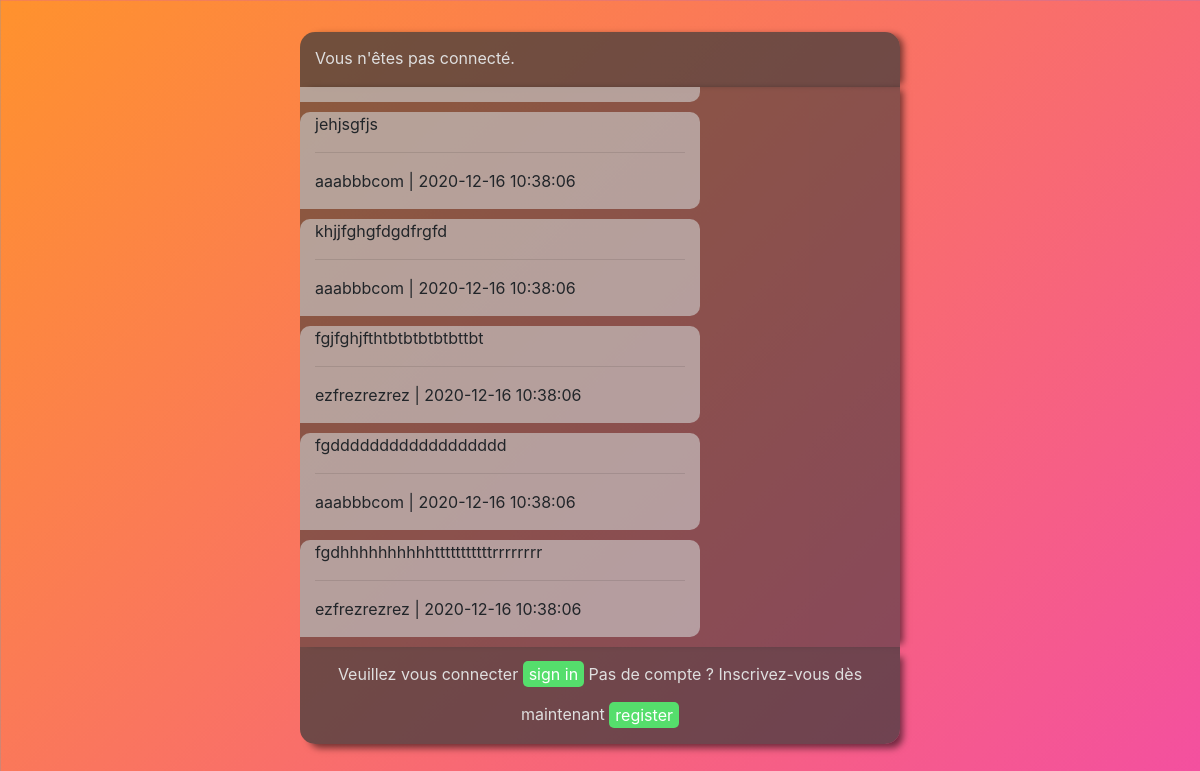
The app's page /, older data.
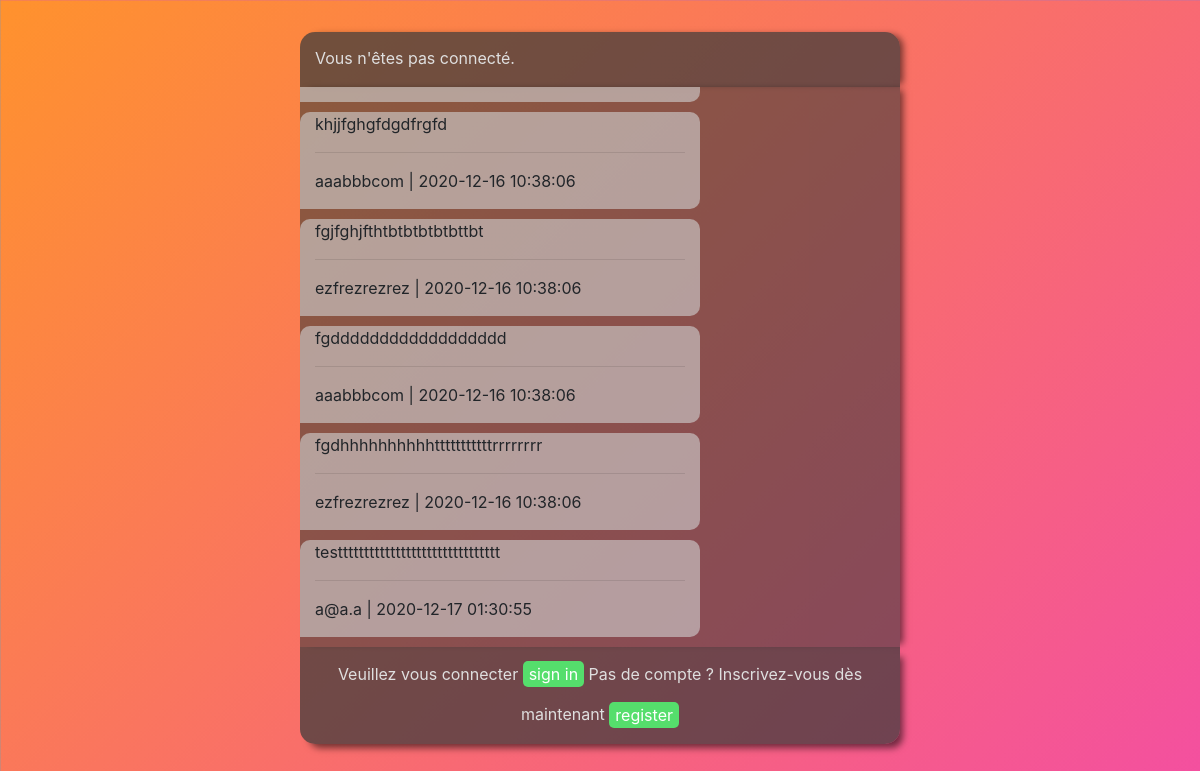
The same page, newer data.
### tables this page shows
CREATE TABLE "messages" (
	"id"	INTEGER NOT NULL UNIQUE,
	"content"	TEXT,
	"creationdate"	TEXT,
	"author"	INTEGER,
	"chat_fk"	INTEGER,
	PRIMARY KEY("id" AUTOINCREMENT)
);

CREATE TABLE "users" (
	"id"	INTEGER NOT NULL UNIQUE,
	"username"	TEXT UNIQUE,
	"password"	TEXT,
	"joindate"	TEXT,
	PRIMARY KEY("id" AUTOINCREMENT)
);

### Model/Chat.php (called while the page is built, shortened)
<?php
    class Chat{
        private $id;
        private static $instances_ = [];
        private function __construct(int $id, string $name){
            $this->id = $id;
            self::$instances_[] = $this;
        }
        static function getChats():array{
            try{
                $db = Database::connect();
            }
            catch(\Exception $e){
                throw $e->getMessage();
            }
            $request = $db->prepare("SELECT * FROM `chats`;");
            $request->execute();
            return self::$instances_;
        }
        function getLastMessages():array{
            try{
                $db = Database::connect();
            }
            catch(\Exception $e){
                throw $e->getMessage();
            }
            $request = $db->prepare("SELECT * FROM `messages` WHERE `chat_fk` = :idChat ORDER BY id DESC LIMIT 50;");
            $request->execute(array(':idChat' => $this->id));
            while($donnees = $request->fetch()){
                $messages[] = new Message(intval($donnees['id']), $donnees['content'], $donnees['creationdate'], $donnees['author'], $donnees['chat_fk']);
            }
            return  array_reverse($messages);
        }
    }
?>

### Model/Message.php (called while the page is built, shortened)
<?php
    class Message{
        private $content;
        private $creationDate;
        function getContent():string{
            return $this->content;
        }
        function setContent(string $content){
            $this->content = $content;
        }
        function getCreationDate():string{
            return $this->creationDate;
        }
        function setCreationDate($creationDate){
            $this->creationDate = $creationDate;
        }
    }
?>

### Model/User.php (called while the page is built, shortened)
<?php
    class User{
        public static function getUserById($id){
            try{
                $db = Database::connect();
                $request = $db->prepare("SELECT * FROM `users` WHERE `id` = :id;");
                $request->execute(array(':id' => $id ));
                $user = $request->fetch();
                if($user){
                    return $user;
                }
                else{echo "no user";}
            }
            catch(\Exception $e){
                echo "get user failed";
            }
        }
    }
?>

### view/message_other.php (the view)
<div class="row">
    <div class="col-12 col-sm-12 col-lg-8 mb-8" id="otherMessage">
        <p id="message">
            <?= $content ?>
        </p>
        <hr>
        <p>
            <?= $username ?> | <?= $creationdate ?>
        </p>
    </div>
    <div class="col-12 col-sm-12 col-lg-4 mb-4">
    </div>
</div>

### view/top_offline.php
<div class="container-fluid">
    <div class="row">
        <div class="col-12 col-sm-3 col-lg-3 mb-3">
        </div>
        <div class="col-12 col-sm-6 col-lg-6 mb-6" id="bandeauTop">
            <p class="topOffline">Vous n'êtes pas connecté.</p>
        </div>
        <div class="col-12 col-sm-3 col-lg-3 mb-3">
        </div>
    </div>
</div>

### Controller/Controller.php (shortened to what this page needs)
<?php
Class Controller{
    static function unregistered(){
        $chats = Chat::getChats();
        $chat = $chats[0];
        $lastMessage = $chat->getLastMessages();
        require 'view\top_offline.php';
        $top = ob_get_clean();
        foreach($lastMessage as $msg){
            $content = $msg->getContent();
            $username = User::getUserById($msg->getAuthorId())['username'];
            $creationdate = $msg->getCreationDate();
            require 'view\message_other.php';
        }
        $msgs = ob_get_clean();
        require 'view\box.php';
        $box = ob_get_clean();
        require 'view\down_offline.php';
        $bottom = ob_get_clean();
        require 'view\template.php';
    }
}
?>

### view/box.php
<div class="container-fluid">
    <div class="row">
        <div class="col-12 col-sm-3 col-lg-3 mb-3">
        </div>
        <div class="col-12 col-sm-6 col-lg-6 mb-6" id="box">
        <?= $msgs; ?>
        </div>
        <div class="col-12 col-sm-3 col-lg-3 mb-3">
        </div>
    </div>
</div>

### view/down_offline.php
<div class="container-fluid">
    <div class="row">
        <div class="col-12 col-sm-12 col-lg-3 mb-3">
        </div>
        <div class="col-12 col-sm-12 col-lg-6 mb-6" id="bandeauDown">
            <p class="message">
                Veuillez vous connecter <button type="button" class="buttonSignIn" data-toggle="modal" data-target="#signin">sign in</button> Pas de compte ? Inscrivez-vous dès maintenant <button type="button" class="buttonRegister" data-toggle="modal" data-target="#register">register</button>
            </p>
        </div>
        <div class="col-12 col-sm-12 col-lg-3 mb-3">
        </div>
    </div>
</div>

### index.php (shortened to what this page needs)
<?php
if(isset($_SESSION['idUser'])){
    if (isset($_GET['action'])) {
        if ($_GET['action'] == 'send') {
            Controller::send();
        }
        elseif($_GET['action'] == 'logout'){
            Controller::logout();
        }
        else {
            Controller::registered();
        }
    }
    else {
        Controller::registered();
    }
}
else{
    Controller::unregistered();
}

### view/template.php (shortened to what this page needs)
<!DOCTYPE html>
<html lang='fr'>
<head>
        <link rel="stylesheet" href="https://stackpath.bootstrapcdn.com/bootstrap/4.1.3/css/bootstrap.min.css"
>
        <link rel="stylesheet" href="view\style.css">
    </head>
    <body>
        <?= (isset($top))? $top : ""; ?>
        <?= (isset($box))? $box : ""; ?>
        <?= (isset($bottom))? $bottom : ""; ?>
    </body>
</html>

### view/style.css (style rules this page uses)
body { background: linear-gradient(-45deg, #5af03c, #3ca3e7, #f03bc3, #ff922d); background-size: 400% 400%; animation: gradient 15s ease infinite; }
#bandeauTop { background-color: rgba(58, 58, 58, 0.712); margin-top: 2rem; height: 3.438rem; box-shadow: 6px 0px 7px -3px rgba(0,0,0,0.55); border-top-left-radius: 15px; border-top-right-radius: 15px; color: rgb(223, 223, 223); }
.topOffline { margin-top: 0.850rem; }
#bandeauDown { background-color: rgba(58, 58, 58, 0.712); box-shadow: 6px 7px 7px -3px rgba(0,0,0,0.55); border-bottom-left-radius: 15px; border-bottom-right-radius: 15px; }
.buttonSignIn { margin-top: 0.900rem; border: solid 0px; border-radius: 5px; background-color: #55de6c; color: white; }
.buttonRegister { margin-top: 0.900rem; border: solid 0px; border-radius: 5px; background-color: #55de6c; color: white; }
.message { text-align: center; color: rgb(223, 223, 223); }
#box { display: block; overflow-y: scroll; overflow-x: hidden; background-color: rgba(58, 58, 58, 0.575); height: 35rem; box-shadow: 6px 0px 7px -3px rgba(0,0,0,0.55); }

Row changes from the older to the newer data that the page shows:
no longer on this page (row unchanged): messages: content "jehjsgfjs", author.username "aaabbbcom", creationdate "2020-12-16 10:38:06"
added messages: content "testtttttttttttttttttttttttttttttt", author.username "a@a.a", creationdate "2020-12-17 01:30:55"
